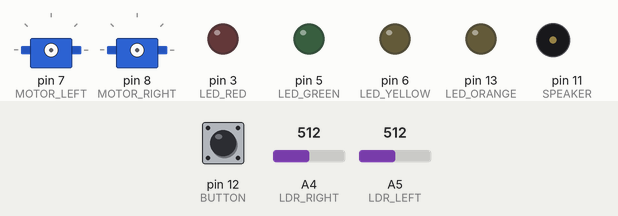
Bench run of a sketch on a simulated Arduino Uno, built with avr-gcc and run on an emulated ATmega328P. On the bench: 2 × servo, output pins drawn as LEDs (lit = HIGH), buzzer (waves = sounding). The inputs (shaded band) are chosen by the test bench; at power-on: pin 12 (BUTTON) HIGH, A5 (LDR_LEFT) = 512, A4 (LDR_RIGHT) = 512.

Above: at 1.0 s.
1.1 s: pin 12 (BUTTON) pulled LOW for 0.15 s
At 2.25 s:
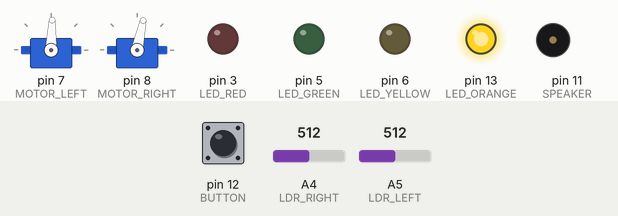
4.1 s: A5 (LDR_LEFT) set to 716
At 4.5 s:
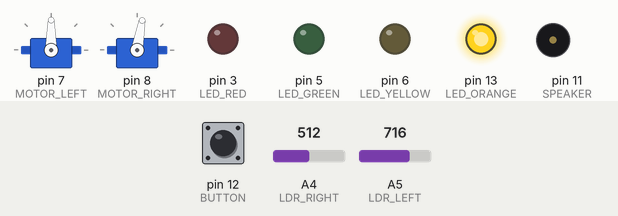
7.1 s: A4 (LDR_RIGHT) set to 306
At 7.65 s:
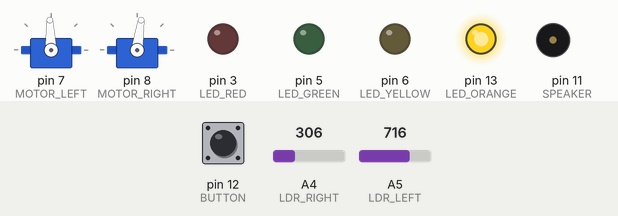
10.1 s: A4 (LDR_RIGHT) set to 716
At 10.36 s:
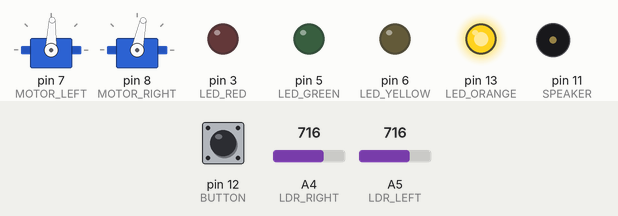
13.1 s: A4 (LDR_RIGHT) set to 511
At 13.51 s:
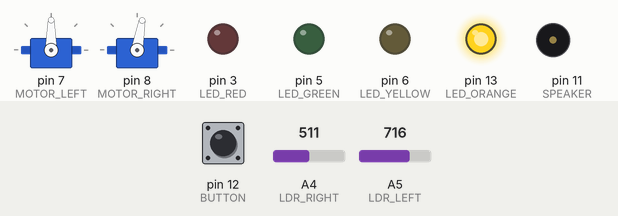
Timing chart, 0 to 17.1 s (numbered marks = the images above; inputs shaded):
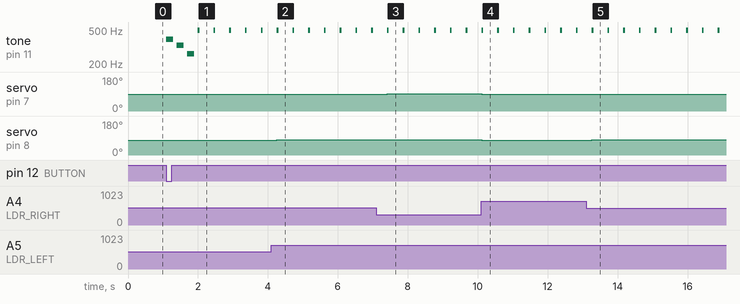

Measured:
- after the input at 1.1 s, pin 13 (LED_ORANGE): LOW → HIGH at once; tone on pin 11 (SPEAKER): plays 392 Hz for 0.20 s, 330 Hz for 0.20 s, 262 Hz for 0.20 s, 494 Hz for 0.05 s, 494 Hz for 0.05 s, 494 Hz for 0.05 s … (8 notes in this stretch), starting at once
- after the input at 4.1 s, servo on pin 7 (MOTOR_LEFT): 88° → 90° after 0.15 s; servo on pin 8 (MOTOR_RIGHT): 78° → 80° after 0.15 s
- after the input at 7.1 s, servo on pin 7 (MOTOR_LEFT): 90° → 92° after 0.31 s; servo on pin 8 (MOTOR_RIGHT): 80° → 82° after 0.31 s
- after the input at 10.1 s, servo on pin 7 (MOTOR_LEFT): 92° → 88° at once; servo on pin 8 (MOTOR_RIGHT): 82° → 78° at once
- after the input at 13.1 s, servo on pin 7 (MOTOR_LEFT): 88° → 90° after 0.16 s; servo on pin 8 (MOTOR_RIGHT): 78° → 80° after 0.16 s

The sketch:

Light_sensor_example_ArduSkyBot.ino
```cpp
/*
 ArduSkyBot example code

 Author: Carlos Garcia Saura
 July 2012
 */


// Include the necessary libraries
#include <Servo.h>

// --- PIN DEFINITIONS ---

#define LED_RED 3      // LED Lights
#define LED_GREEN 5
#define LED_YELLOW 6
#define LED_ORANGE 13

#define BUTTON 12

#define LDR_LEFT A5   // Pins for the light sensors
#define LDR_RIGHT A4

#define MOTOR_LEFT 7  // Pins for the motors
#define MOTOR_RIGHT 8

#define IR_1 A0       // Pins for the line sensor (four CNY70)
#define IR_2 A1       // IR_1 right, IR_4 left
#define IR_3 A2
#define IR_4 A3

#define ULTRASONIC_TRIG 2 // Pins for the ultrasonic distance sensor
#define ULTRASONIC_ECHO 4

#define SPEAKER 11


// Music notes
#define DO 262
#define RE 294
#define MI 330
#define FA 349
#define SOL 392
#define LA 440
#define SI 494


// --- ULTRASONIC SENSOR ---

// Function for initiating the pins used by the ultrasonic distance sensor
void init_pins_distance_sensor() {
  pinMode(ULTRASONIC_ECHO, INPUT);
  pinMode(ULTRASONIC_TRIG, OUTPUT);

  // Trigger pin is set low to avoid innecesary measurements
  digitalWrite(ULTRASONIC_TRIG, LOW);
}

// Function for reading the distance read by the ultrasonic sensor
// Returned value is in centimeters
int read_distance() {
  long duration;

  //This triggers the measurement
  digitalWrite(ULTRASONIC_TRIG, HIGH);
  delayMicroseconds(10);
  digitalWrite(ULTRASONIC_TRIG, LOW);

  //We receive the distance as a pulse length
  duration = pulseIn(ULTRASONIC_ECHO,HIGH);

  //Returns the distance in centimeters.
  return duration /29 / 2 ; //use "74 / 2" for inches
}


// Function that waits until an object is detected
void wait_for_distance(int distance) {
  while( read_distance() > distance ) {
    delay(500);
  }
}


// --- LEDs ---

// Function for initiating the pins used by the LEDs
void init_LED_pins() {
  pinMode(LED_RED,OUTPUT);
  pinMode(LED_GREEN,OUTPUT);
  pinMode(LED_YELLOW,OUTPUT);
  pinMode(LED_ORANGE,OUTPUT);
}

void blinkLED(int pin, int num) {
  int i;
  for(i=0; i<num; i++) {
    digitalWrite(pin, HIGH);
    delay(250);
    digitalWrite(pin, LOW);
    delay(250);
  }
}


// --- BUTTON ---

// Function for initiating the pin used by the button
void init_button_pin() {
  pinMode(BUTTON,INPUT);

  digitalWrite(BUTTON, HIGH); // Enable internal pull-up resistor
}

// Function for reading the button value
// Returns 1 if the button is being pressed, 0 if it is not
int button_is_pressed() {
  return !digitalRead(BUTTON);
}

// Function that waits until the button is pressed
void wait_for_button_press() {
  while( button_is_pressed() == 0 ) {
    delay(100);
  }
}


// --- MOTORS ---

Servo S_MOTOR_LEFT;
Servo S_MOTOR_RIGHT;
int S_MOTOR_LEFT_CENTER = 1400;
int S_MOTOR_RIGHT_CENTER = 1400;

// Function that inits the motors
// Calibration mode means motors should remain *almost* stopped
void init_motors(int calibration) {
  if(calibration) {
    S_MOTOR_LEFT.attach(MOTOR_LEFT);    // Init servo library
    S_MOTOR_RIGHT.attach(MOTOR_RIGHT);

    S_MOTOR_LEFT.writeMicroseconds(S_MOTOR_LEFT_CENTER);                  // Make the motors stop
    delay(200);
    S_MOTOR_RIGHT.writeMicroseconds(S_MOTOR_RIGHT_CENTER);
  }
}

// Functions for controlling the motors
// They take a parameter that ranges within -100 and 100, that indicates the speed and direction of rotation.
void motor_left(int m_speed) {
  m_speed = constrain(m_speed,-100,100); // Make sure the value is on the range

  if(m_speed != 0) {
    if(!S_MOTOR_LEFT.attached()) S_MOTOR_LEFT.attach(MOTOR_LEFT);
    S_MOTOR_LEFT.writeMicroseconds(map(m_speed,-100,100,S_MOTOR_LEFT_CENTER-500,S_MOTOR_LEFT_CENTER+500)); // Set the speed
  }
  else {
    if(S_MOTOR_LEFT.attached()) S_MOTOR_LEFT.detach();
  }
}

// Same but for right motor
void motor_right(int m_speed) {
  m_speed = constrain(m_speed,-100,100); // Make sure the value is on the range

  if(m_speed != 0) {
    if(!S_MOTOR_RIGHT.attached()) S_MOTOR_RIGHT.attach(MOTOR_RIGHT);
    S_MOTOR_RIGHT.writeMicroseconds(map(m_speed,-100,100,S_MOTOR_RIGHT_CENTER+500,S_MOTOR_RIGHT_CENTER-500)); // Set the speed (note: the direction is opposite to left motor)
  }
  else {
    if(S_MOTOR_RIGHT.attached()) S_MOTOR_RIGHT.detach();
  }
}


// SPEAKER FUNCTIONS

void playSound(int lenght, int num) {
  int i,j;
  for(i=1; i<=num; i++) {
    tone(SPEAKER,(DO/4)*i);
    delay(lenght);
  }
  delay(2*lenght);
  noTone(SPEAKER);
}

void playNote(int frequency, int lenght) {
  if(frequency <= 0) frequency = DO;
  if(lenght <= 0) lenght = 100;
  tone(SPEAKER,frequency);
  delay(lenght);
  noTone(SPEAKER);
  delay(100);
}

void playHarmonicScale(int harmonic, int lenght) {
  playNote((DO/4)*harmonic, lenght);
  playNote((MI/4)*harmonic, lenght);
  playNote((SOL/4)*harmonic, lenght);
}

void playMusicScale(int lenght) {
  playNote(DO, lenght);
  playNote(RE, lenght);
  playNote(MI, lenght);
  playNote(FA, lenght);
  playNote(SOL, lenght);
  playNote(LA, lenght);
  playNote(SI, lenght);
}

void playInvertedMusicScale(int lenght) {
  playNote(SI, lenght);
  playNote(LA, lenght);
  playNote(SOL, lenght);
  playNote(FA, lenght);
  playNote(MI, lenght);
  playNote(RE, lenght);
  playNote(DO, lenght);
}


// LIGHT SENSOR FUNCTIONS
int ldr_left_ambient,ldr_right_ambient;
void init_light_sensor() {
  ldr_left_ambient = analogRead(LDR_LEFT);
  ldr_right_ambient = analogRead(LDR_RIGHT);
}

// Returns -10 if light is on the left, +10 if on the right
int light_source() {
  int left = analogRead(LDR_LEFT)-ldr_left_ambient;
  int right = analogRead(LDR_RIGHT)-ldr_right_ambient;

  int pos = left-right;

  pos=map(pos,-500,500,-10,10);

  //if(abs(pos) < 100) pos = 0;

  return pos;
}


void init_ArduSkyBot() {
  init_motors(0);// 0 means normal mode, 1 means calibration mode
  init_pins_distance_sensor();
  init_LED_pins();
  init_button_pin();
}

int speed_motors = 20;

void robot_stop() {
  motor_left(0);
  motor_right(0);
}

void robot_forward() {
  motor_left(speed_motors);
  motor_right(speed_motors);
}

void robot_backward() {
  motor_left(-speed_motors);
  motor_right(-speed_motors);
  delay(1000);
  robot_stop();
}

void robot_left() {
  motor_left(-speed_motors);
  motor_right(+speed_motors);
  delay(350);
  robot_stop();
}

void robot_right() {
  motor_left(+speed_motors);
  motor_right(-speed_motors);
  delay(350);
  robot_stop();
}


// If you put dir=10, robot goes to the right, -10 for the left
void robot_heading(int dir) {
  motor_left(10+dir);
  motor_right(10-dir);
}


// This function runs only once at the begining
void setup() {

  // Setup all the I/O pins
  init_ArduSkyBot();

  // Waits until the button is pressed
  wait_for_button_press();

  // We turn on the ORANGE LED so we know our program is running
  digitalWrite(LED_ORANGE, HIGH);


  // YOU CAN CUSTOMIZE THIS:
  playNote(SOL, 200);
  playNote(MI, 200);
  playNote(DO, 200);
}


void loop() { // The loop function runs forever

  // This line of code heads the robot towards a light source
  robot_heading(light_source());

  // Play a small tone
  playNote(SI, 50);

  // Wait for a bit
  delay(300);
}
```
